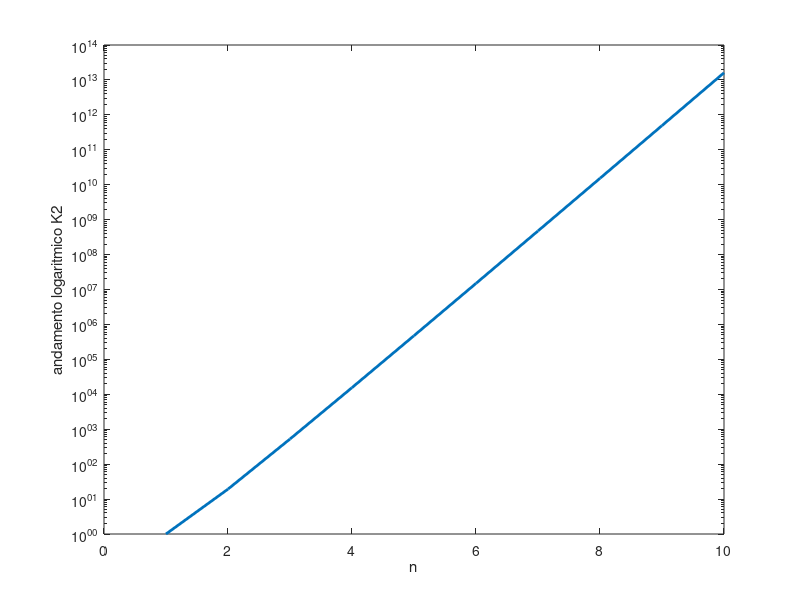
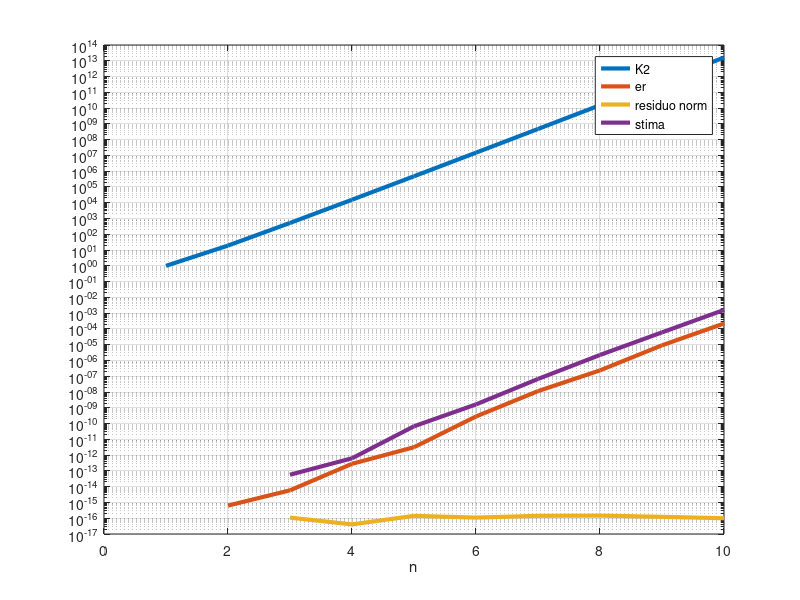

Reproduce these figures in MATLAB, in order.
clear all;
close all;
clc;
%% Esercizio 1
%% a)
% Creo una matrice di Hilbert A per ogni n e memorizzo ciascun numero di condizionamento dentro un vettore
K2A=zeros(10,1);
for n=1:10
    A=hilb(n) 
    K2A(n)=cond(A) % numero di condizionamento 2 (altrimenti specificare cond(A,num)
end
%% b)
% x,y con y grafico del risultato con logaritmo applicato

semilogy([1:10],K2A([1:10]),'LineWidth',2)
xlabel('n')
ylabel('andamento logaritmico K2')
% semilogy mostra andamento lineare nelle x ed esprime le y in forma logaritmica (base 10)
% loglog mostra forma logaritmica sia x che y
% retta in grafico logaritmico = esponenziale
%% c)
residuo_norm=zeros(10,1);
for n=1:10
    A=hilb(n);
    xex=ones(n,1);
    b=A*xex;
    x=A\b;
    K2A(n)=cond(A);
    er(n)=norm(x-xex)/norm(xex);
    residuo_norm(n)=norm(b-A*x) / norm(b);
end

er'
figure
semilogy([1:10],K2A,'LineWidth',3)
hold on
semilogy([1:10],er,'LineWidth',3)

semilogy([1:10]',residuo_norm,'LineWidth',3)
semilogy([1:10]',K2A.*residuo_norm,'LineWidth',3)
legend('K2','er','residuo norm','stima')
grid on
xlabel('n')
% possiamo vedere che il teorema di stabilità viene verificato 

%% QUIZ
A=hilb(10);
autovalori=eig(A);
max(autovalori)
min(autovalori)
%% Esercizio 2
% a)
% A simmetrica definita positiva
% condizionamento in norma 2 = condizionamento spettrale
% = AutoValMax/AutoValMin
A=[1001 1000; 1000 1001]
autA=eig(A)
K2A=cond(A)
K2AA=norm(A)*norm(inv(A)) % definizione di numero di condizionamento (K2AA=K2A)
K2AAlternativo=max(autA)/min(autA)
% per flussi di informazioni con conti diversi
toll=1e-10
if(abs(K2A-K2AAlternativo)<toll)
    disp('Approssimazione buona')
end
% sono uguali per il teorema
%% b)
b=[2001 2001]';
xex=[1;1];
xnum=A\b
delta_B=[1 0]'
xnum_pert=A\(b+delta_B) % grande variazione
% piccola perturbazione -> grande cambiamento nella soluzione (condizionamento alto)

%% c)
b=[2001 -2001]'
x=A\b
delta_b=[1 0]'
xnew=A\(b+delta_b) % nonostante la perturbazione, tra x ed xex cambia poco

%% d)
x=[2001 -2001]'
dx=[1 0]'
b=A*x
btilde=A*(x+dx)
% La perturbazione sulla soluzione viene amplificata nel calcolo del termine noto

%% QUIZ
% b)
